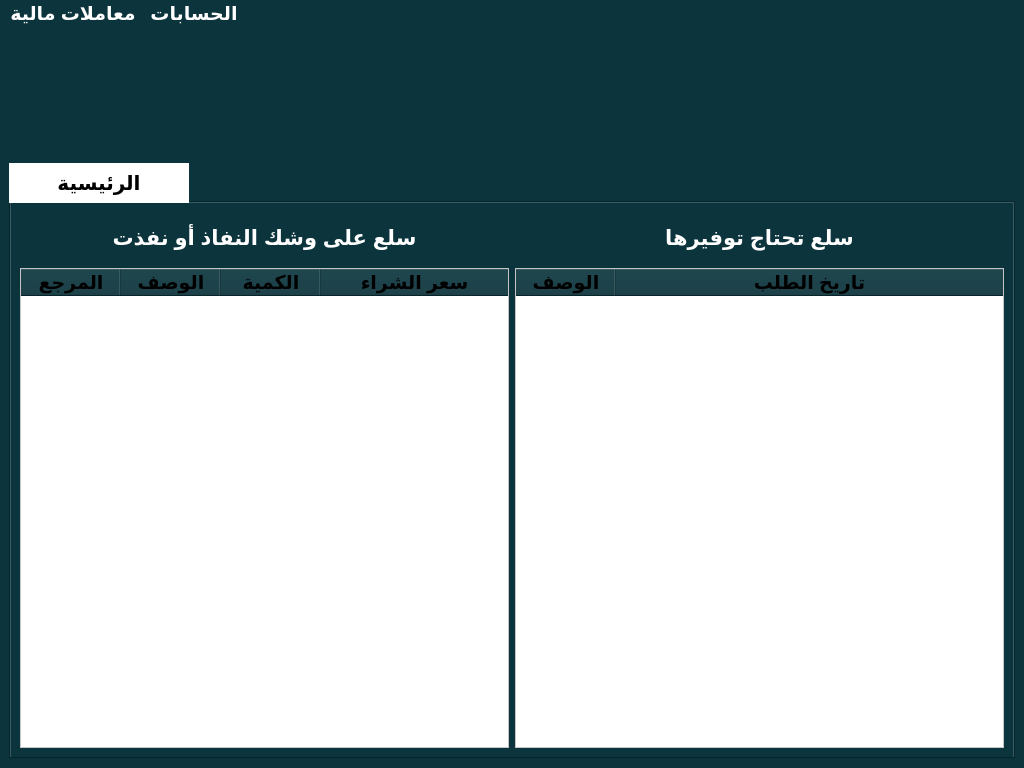
<?xml version="1.0" encoding="UTF-8"?>
<ui version="4.0">
 <class>main_window</class>
 <widget class="QMainWindow" name="main_window">
  <property name="geometry">
   <rect>
    <x>0</x>
    <y>0</y>
    <width>1024</width>
    <height>768</height>
   </rect>
  </property>
  <property name="minimumSize">
   <size>
    <width>1024</width>
    <height>768</height>
   </size>
  </property>
  <property name="windowTitle">
   <string>MainWindow</string>
  </property>
  <property name="styleSheet">
   <string notr="true">background-color:#0c343d;
</string>
  </property>
  <widget class="QWidget" name="centralwidget">
   <layout class="QGridLayout" name="gridLayout" rowstretch="0">
    <item row="0" column="0">
     <layout class="QVBoxLayout" name="verticalLayout" stretch="1,3">
      <item>
       <layout class="QHBoxLayout" name="horizontalLayout">
        <property name="sizeConstraint">
         <enum>QLayout::SetDefaultConstraint</enum>
        </property>
        <item>
         <widget class="QPushButton" name="new_customer_invoice_btn">
          <property name="sizePolicy">
           <sizepolicy hsizetype="Minimum" vsizetype="Expanding">
            <horstretch>0</horstretch>
            <verstretch>0</verstretch>
           </sizepolicy>
          </property>
          <property name="minimumSize">
           <size>
            <width>0</width>
            <height>30</height>
           </size>
          </property>
          <property name="maximumSize">
           <size>
            <width>16777215</width>
            <height>120</height>
           </size>
          </property>
          <property name="cursor">
           <cursorShape>PointingHandCursor</cursorShape>
          </property>
          <property name="toolTip">
           <string>فاتورة بيع جديدة</string>
          </property>
          <property name="statusTip">
           <string/>
          </property>
          <property name="whatsThis">
           <string/>
          </property>
          <property name="styleSheet">
           <string notr="true">
QPushButton:hover{
	background-color:#3f5482;
	border: 1px solid #3f5482;
}</string>
          </property>
          <property name="text">
           <string/>
          </property>
          <property name="icon">
           <iconset>
            <normaloff>../icons/add_a_sale_invoice.svg</normaloff>../icons/add_a_sale_invoice.svg</iconset>
          </property>
          <property name="iconSize">
           <size>
            <width>60</width>
            <height>60</height>
           </size>
          </property>
          <property name="flat">
           <bool>true</bool>
          </property>
         </widget>
        </item>
        <item>
         <widget class="QPushButton" name="new_supplier_invoice_btn">
          <property name="sizePolicy">
           <sizepolicy hsizetype="Minimum" vsizetype="Expanding">
            <horstretch>0</horstretch>
            <verstretch>0</verstretch>
           </sizepolicy>
          </property>
          <property name="minimumSize">
           <size>
            <width>0</width>
            <height>30</height>
           </size>
          </property>
          <property name="maximumSize">
           <size>
            <width>16777215</width>
            <height>120</height>
           </size>
          </property>
          <property name="cursor">
           <cursorShape>PointingHandCursor</cursorShape>
          </property>
          <property name="toolTip">
           <string>فاتورة شراء جديدة</string>
          </property>
          <property name="styleSheet">
           <string notr="true">
QPushButton:hover{
	background-color:#3f5482;
	border: 1px solid #3f5482;
}</string>
          </property>
          <property name="text">
           <string/>
          </property>
          <property name="icon">
           <iconset>
            <normaloff>../icons/new_purchase_invoice.svg</normaloff>../icons/new_purchase_invoice.svg</iconset>
          </property>
          <property name="iconSize">
           <size>
            <width>60</width>
            <height>60</height>
           </size>
          </property>
          <property name="flat">
           <bool>true</bool>
          </property>
         </widget>
        </item>
        <item>
         <widget class="QPushButton" name="new_service_btn">
          <property name="sizePolicy">
           <sizepolicy hsizetype="Minimum" vsizetype="Expanding">
            <horstretch>0</horstretch>
            <verstretch>0</verstretch>
           </sizepolicy>
          </property>
          <property name="minimumSize">
           <size>
            <width>0</width>
            <height>30</height>
           </size>
          </property>
          <property name="maximumSize">
           <size>
            <width>16777215</width>
            <height>120</height>
           </size>
          </property>
          <property name="cursor">
           <cursorShape>PointingHandCursor</cursorShape>
          </property>
          <property name="toolTip">
           <string>خدمة جديدة</string>
          </property>
          <property name="styleSheet">
           <string notr="true">
QPushButton:hover{
	background-color:#3f5482;
	border: 1px solid #3f5482;
}</string>
          </property>
          <property name="text">
           <string/>
          </property>
          <property name="icon">
           <iconset>
            <normaloff>../icons/new_service.svg</normaloff>../icons/new_service.svg</iconset>
          </property>
          <property name="iconSize">
           <size>
            <width>60</width>
            <height>60</height>
           </size>
          </property>
          <property name="flat">
           <bool>true</bool>
          </property>
         </widget>
        </item>
        <item>
         <widget class="QPushButton" name="new_supplier_transaction_btn">
          <property name="sizePolicy">
           <sizepolicy hsizetype="Minimum" vsizetype="Expanding">
            <horstretch>0</horstretch>
            <verstretch>0</verstretch>
           </sizepolicy>
          </property>
          <property name="minimumSize">
           <size>
            <width>0</width>
            <height>30</height>
           </size>
          </property>
          <property name="maximumSize">
           <size>
            <width>16777215</width>
            <height>120</height>
           </size>
          </property>
          <property name="cursor">
           <cursorShape>PointingHandCursor</cursorShape>
          </property>
          <property name="toolTip">
           <string>إيدع أو دين مورد جديد</string>
          </property>
          <property name="styleSheet">
           <string notr="true">
QPushButton:hover{
	background-color:#3f5482;
	border: 1px solid #3f5482;
}</string>
          </property>
          <property name="text">
           <string/>
          </property>
          <property name="icon">
           <iconset>
            <normaloff>../icons/new_transcation_cus.svg</normaloff>../icons/new_transcation_cus.svg</iconset>
          </property>
          <property name="iconSize">
           <size>
            <width>60</width>
            <height>60</height>
           </size>
          </property>
          <property name="flat">
           <bool>true</bool>
          </property>
         </widget>
        </item>
        <item>
         <widget class="QPushButton" name="new_customer_transaction_btn">
          <property name="sizePolicy">
           <sizepolicy hsizetype="Minimum" vsizetype="Expanding">
            <horstretch>0</horstretch>
            <verstretch>0</verstretch>
           </sizepolicy>
          </property>
          <property name="minimumSize">
           <size>
            <width>0</width>
            <height>30</height>
           </size>
          </property>
          <property name="maximumSize">
           <size>
            <width>16777215</width>
            <height>120</height>
           </size>
          </property>
          <property name="cursor">
           <cursorShape>PointingHandCursor</cursorShape>
          </property>
          <property name="toolTip">
           <string>إيداع زبون جديد</string>
          </property>
          <property name="styleSheet">
           <string notr="true">
QPushButton:hover{
	background-color:#3f5482;
	border: 1px solid #3f5482;
}</string>
          </property>
          <property name="text">
           <string/>
          </property>
          <property name="icon">
           <iconset>
            <normaloff>../icons/new_transaction_sup.svg</normaloff>../icons/new_transaction_sup.svg</iconset>
          </property>
          <property name="iconSize">
           <size>
            <width>60</width>
            <height>60</height>
           </size>
          </property>
          <property name="flat">
           <bool>true</bool>
          </property>
         </widget>
        </item>
        <item>
         <widget class="QPushButton" name="new_employee_withdrawal_btn">
          <property name="sizePolicy">
           <sizepolicy hsizetype="Minimum" vsizetype="Expanding">
            <horstretch>0</horstretch>
            <verstretch>0</verstretch>
           </sizepolicy>
          </property>
          <property name="minimumSize">
           <size>
            <width>0</width>
            <height>30</height>
           </size>
          </property>
          <property name="maximumSize">
           <size>
            <width>16777215</width>
            <height>120</height>
           </size>
          </property>
          <property name="cursor">
           <cursorShape>PointingHandCursor</cursorShape>
          </property>
          <property name="toolTip">
           <string>سحب جديد للموظف</string>
          </property>
          <property name="styleSheet">
           <string notr="true">
QPushButton:hover{
	background-color:#3f5482;
	border: 1px solid #3f5482;
}</string>
          </property>
          <property name="text">
           <string/>
          </property>
          <property name="icon">
           <iconset>
            <normaloff>../icons/new_withdawal.svg</normaloff>../icons/new_withdawal.svg</iconset>
          </property>
          <property name="iconSize">
           <size>
            <width>60</width>
            <height>60</height>
           </size>
          </property>
          <property name="flat">
           <bool>true</bool>
          </property>
         </widget>
        </item>
        <item>
         <widget class="QPushButton" name="new_expense_btn">
          <property name="sizePolicy">
           <sizepolicy hsizetype="Minimum" vsizetype="Expanding">
            <horstretch>0</horstretch>
            <verstretch>0</verstretch>
           </sizepolicy>
          </property>
          <property name="minimumSize">
           <size>
            <width>0</width>
            <height>30</height>
           </size>
          </property>
          <property name="maximumSize">
           <size>
            <width>16777215</width>
            <height>120</height>
           </size>
          </property>
          <property name="cursor">
           <cursorShape>PointingHandCursor</cursorShape>
          </property>
          <property name="toolTip">
           <string>مصروف جديد</string>
          </property>
          <property name="styleSheet">
           <string notr="true">
QPushButton:hover{
	background-color:#3f5482;
	border: 1px solid #3f5482;
}</string>
          </property>
          <property name="text">
           <string/>
          </property>
          <property name="icon">
           <iconset>
            <normaloff>../icons/new_expense.svg</normaloff>../icons/new_expense.svg</iconset>
          </property>
          <property name="iconSize">
           <size>
            <width>60</width>
            <height>60</height>
           </size>
          </property>
          <property name="flat">
           <bool>true</bool>
          </property>
         </widget>
        </item>
        <item>
         <widget class="QPushButton" name="buy_mobile_btn">
          <property name="sizePolicy">
           <sizepolicy hsizetype="Minimum" vsizetype="Expanding">
            <horstretch>0</horstretch>
            <verstretch>0</verstretch>
           </sizepolicy>
          </property>
          <property name="minimumSize">
           <size>
            <width>0</width>
            <height>30</height>
           </size>
          </property>
          <property name="maximumSize">
           <size>
            <width>16777215</width>
            <height>120</height>
           </size>
          </property>
          <property name="cursor">
           <cursorShape>PointingHandCursor</cursorShape>
          </property>
          <property name="toolTip">
           <string>شراء هاتف</string>
          </property>
          <property name="styleSheet">
           <string notr="true">
QPushButton:hover{
	background-color:#3f5482;
	border: 1px solid #3f5482;
}</string>
          </property>
          <property name="text">
           <string/>
          </property>
          <property name="icon">
           <iconset>
            <normaloff>../icons/buy_mobile.svg</normaloff>../icons/buy_mobile.svg</iconset>
          </property>
          <property name="iconSize">
           <size>
            <width>60</width>
            <height>60</height>
           </size>
          </property>
          <property name="flat">
           <bool>true</bool>
          </property>
         </widget>
        </item>
        <item>
         <widget class="QPushButton" name="new_user_btn">
          <property name="sizePolicy">
           <sizepolicy hsizetype="Minimum" vsizetype="Expanding">
            <horstretch>0</horstretch>
            <verstretch>0</verstretch>
           </sizepolicy>
          </property>
          <property name="minimumSize">
           <size>
            <width>0</width>
            <height>30</height>
           </size>
          </property>
          <property name="maximumSize">
           <size>
            <width>16777215</width>
            <height>120</height>
           </size>
          </property>
          <property name="cursor">
           <cursorShape>PointingHandCursor</cursorShape>
          </property>
          <property name="toolTip">
           <string>مستخدم جديد</string>
          </property>
          <property name="styleSheet">
           <string notr="true">
QPushButton:hover{
	background-color:#3f5482;
	border: 1px solid #3f5482;
}</string>
          </property>
          <property name="text">
           <string/>
          </property>
          <property name="icon">
           <iconset>
            <normaloff>../icons/new_user.svg</normaloff>../icons/new_user.svg</iconset>
          </property>
          <property name="iconSize">
           <size>
            <width>60</width>
            <height>60</height>
           </size>
          </property>
          <property name="flat">
           <bool>true</bool>
          </property>
         </widget>
        </item>
        <item>
         <widget class="QPushButton" name="requested_products_btn">
          <property name="minimumSize">
           <size>
            <width>0</width>
            <height>30</height>
           </size>
          </property>
          <property name="cursor">
           <cursorShape>PointingHandCursor</cursorShape>
          </property>
          <property name="toolTip">
           <string>تسجيل السلع الناقصة</string>
          </property>
          <property name="styleSheet">
           <string notr="true">
QPushButton:hover{
	background-color:#3f5482;
	border: 1px solid #3f5482;
}</string>
          </property>
          <property name="text">
           <string/>
          </property>
          <property name="icon">
           <iconset>
            <normaloff>../icons/requested_products.svg</normaloff>../icons/requested_products.svg</iconset>
          </property>
          <property name="iconSize">
           <size>
            <width>60</width>
            <height>60</height>
           </size>
          </property>
          <property name="flat">
           <bool>true</bool>
          </property>
         </widget>
        </item>
        <item>
         <widget class="QPushButton" name="analysis_btn">
          <property name="sizePolicy">
           <sizepolicy hsizetype="Minimum" vsizetype="Expanding">
            <horstretch>0</horstretch>
            <verstretch>0</verstretch>
           </sizepolicy>
          </property>
          <property name="minimumSize">
           <size>
            <width>0</width>
            <height>30</height>
           </size>
          </property>
          <property name="maximumSize">
           <size>
            <width>16777215</width>
            <height>120</height>
           </size>
          </property>
          <property name="cursor">
           <cursorShape>PointingHandCursor</cursorShape>
          </property>
          <property name="toolTip">
           <string>إحصائيات المحل</string>
          </property>
          <property name="styleSheet">
           <string notr="true">
QPushButton:hover{
	background-color:#3f5482;
	border: 1px solid #3f5482;
}</string>
          </property>
          <property name="text">
           <string/>
          </property>
          <property name="icon">
           <iconset>
            <normaloff>../icons/analysis.svg</normaloff>../icons/analysis.svg</iconset>
          </property>
          <property name="iconSize">
           <size>
            <width>60</width>
            <height>60</height>
           </size>
          </property>
          <property name="flat">
           <bool>true</bool>
          </property>
         </widget>
        </item>
        <item>
         <widget class="QPushButton" name="set_db_btn">
          <property name="minimumSize">
           <size>
            <width>0</width>
            <height>30</height>
           </size>
          </property>
          <property name="maximumSize">
           <size>
            <width>16777215</width>
            <height>120</height>
           </size>
          </property>
          <property name="cursor">
           <cursorShape>PointingHandCursor</cursorShape>
          </property>
          <property name="toolTip">
           <string>إعدادات قاعدة البيانات</string>
          </property>
          <property name="styleSheet">
           <string notr="true">
QPushButton:hover{
	background-color:#3f5482;
	border: 1px solid #3f5482;
}</string>
          </property>
          <property name="text">
           <string/>
          </property>
          <property name="icon">
           <iconset>
            <normaloff>../icons/database.svg</normaloff>../icons/database.svg</iconset>
          </property>
          <property name="iconSize">
           <size>
            <width>60</width>
            <height>60</height>
           </size>
          </property>
          <property name="flat">
           <bool>true</bool>
          </property>
         </widget>
        </item>
       </layout>
      </item>
      <item>
       <layout class="QVBoxLayout" name="verticalLayout_2">
        <item>
         <widget class="QTabWidget" name="tab_widget">
          <property name="styleSheet">
           <string notr="true">QTabBar::tab {
        font-size: 20px;   
		font-weight:bold;
        height: 30px;
        padding: 5px 10px;
		background-color:white;
		width:160px;
    }</string>
          </property>
          <property name="currentIndex">
           <number>0</number>
          </property>
          <widget class="QWidget" name="tab">
           <attribute name="title">
            <string>الرئيسية</string>
           </attribute>
           <layout class="QGridLayout" name="gridLayout_2">
            <item row="2" column="0">
             <layout class="QVBoxLayout" name="verticalLayout_3">
              <item>
               <layout class="QHBoxLayout" name="main_window_tables">
                <item>
                 <widget class="QTableWidget" name="out_of_stock_soon_table">
                  <property name="font">
                   <font>
                    <pointsize>20</pointsize>
                    <bold>false</bold>
                   </font>
                  </property>
                  <property name="styleSheet">
                   <string notr="true">QTableWidget{
	background-color:white;
}</string>
                  </property>
                  <attribute name="horizontalHeaderCascadingSectionResizes">
                   <bool>false</bool>
                  </attribute>
                  <attribute name="horizontalHeaderStretchLastSection">
                   <bool>true</bool>
                  </attribute>
                  <attribute name="verticalHeaderMinimumSectionSize">
                   <number>24</number>
                  </attribute>
                  <attribute name="verticalHeaderDefaultSectionSize">
                   <number>30</number>
                  </attribute>
                  <attribute name="verticalHeaderStretchLastSection">
                   <bool>false</bool>
                  </attribute>
                  <column>
                   <property name="text">
                    <string>المرجع</string>
                   </property>
                   <property name="font">
                    <font>
                     <pointsize>14</pointsize>
                     <bold>true</bold>
                    </font>
                   </property>
                  </column>
                  <column>
                   <property name="text">
                    <string>الوصف</string>
                   </property>
                   <property name="font">
                    <font>
                     <pointsize>14</pointsize>
                     <bold>true</bold>
                    </font>
                   </property>
                  </column>
                  <column>
                   <property name="text">
                    <string>الكمية</string>
                   </property>
                   <property name="font">
                    <font>
                     <pointsize>14</pointsize>
                     <bold>true</bold>
                    </font>
                   </property>
                  </column>
                  <column>
                   <property name="text">
                    <string>سعر الشراء</string>
                   </property>
                   <property name="font">
                    <font>
                     <pointsize>14</pointsize>
                     <bold>true</bold>
                    </font>
                   </property>
                  </column>
                 </widget>
                </item>
                <item>
                 <widget class="QTableWidget" name="requested_products_table">
                  <property name="font">
                   <font>
                    <pointsize>20</pointsize>
                    <bold>false</bold>
                   </font>
                  </property>
                  <property name="styleSheet">
                   <string notr="true">QTableWidget{
	background-color:white;
}</string>
                  </property>
                  <attribute name="horizontalHeaderCascadingSectionResizes">
                   <bool>false</bool>
                  </attribute>
                  <attribute name="horizontalHeaderStretchLastSection">
                   <bool>true</bool>
                  </attribute>
                  <attribute name="verticalHeaderMinimumSectionSize">
                   <number>24</number>
                  </attribute>
                  <attribute name="verticalHeaderDefaultSectionSize">
                   <number>30</number>
                  </attribute>
                  <attribute name="verticalHeaderStretchLastSection">
                   <bool>false</bool>
                  </attribute>
                  <column>
                   <property name="text">
                    <string>الوصف</string>
                   </property>
                   <property name="font">
                    <font>
                     <pointsize>14</pointsize>
                     <bold>true</bold>
                    </font>
                   </property>
                  </column>
                  <column>
                   <property name="text">
                    <string>تاريخ الطلب</string>
                   </property>
                   <property name="font">
                    <font>
                     <pointsize>14</pointsize>
                     <bold>true</bold>
                    </font>
                   </property>
                  </column>
                 </widget>
                </item>
               </layout>
              </item>
             </layout>
            </item>
            <item row="1" column="0">
             <layout class="QHBoxLayout" name="main_window_tables_titles">
              <item>
               <widget class="QLabel" name="out_of_stock_soon_label">
                <property name="minimumSize">
                 <size>
                  <width>0</width>
                  <height>50</height>
                 </size>
                </property>
                <property name="maximumSize">
                 <size>
                  <width>16777215</width>
                  <height>60</height>
                 </size>
                </property>
                <property name="font">
                 <font>
                  <pointsize>16</pointsize>
                  <bold>true</bold>
                 </font>
                </property>
                <property name="styleSheet">
                 <string notr="true">color:white</string>
                </property>
                <property name="text">
                 <string>سلع على وشك النفاذ أو نفذت</string>
                </property>
                <property name="alignment">
                 <set>Qt::AlignCenter</set>
                </property>
               </widget>
              </item>
              <item>
               <widget class="QLabel" name="requested_products_label">
                <property name="minimumSize">
                 <size>
                  <width>0</width>
                  <height>50</height>
                 </size>
                </property>
                <property name="maximumSize">
                 <size>
                  <width>16777215</width>
                  <height>60</height>
                 </size>
                </property>
                <property name="font">
                 <font>
                  <pointsize>16</pointsize>
                  <bold>true</bold>
                 </font>
                </property>
                <property name="styleSheet">
                 <string notr="true">color:white</string>
                </property>
                <property name="text">
                 <string>سلع تحتاج توفيرها</string>
                </property>
                <property name="alignment">
                 <set>Qt::AlignCenter</set>
                </property>
               </widget>
              </item>
             </layout>
            </item>
           </layout>
          </widget>
         </widget>
        </item>
       </layout>
      </item>
     </layout>
    </item>
   </layout>
  </widget>
  <widget class="QMenuBar" name="menuBar">
   <property name="geometry">
    <rect>
     <x>0</x>
     <y>0</y>
     <width>1024</width>
     <height>32</height>
    </rect>
   </property>
   <property name="font">
    <font>
     <pointsize>14</pointsize>
     <bold>true</bold>
    </font>
   </property>
   <property name="styleSheet">
    <string notr="true">color:white</string>
   </property>
   <widget class="QMenu" name="menu">
    <property name="title">
     <string>معاملات مالية</string>
    </property>
   </widget>
   <widget class="QMenu" name="menu_2">
    <property name="title">
     <string>الحسابات</string>
    </property>
   </widget>
   <addaction name="menu"/>
   <addaction name="menu_2"/>
  </widget>
 </widget>
 <resources/>
 <connections/>
</ui>
